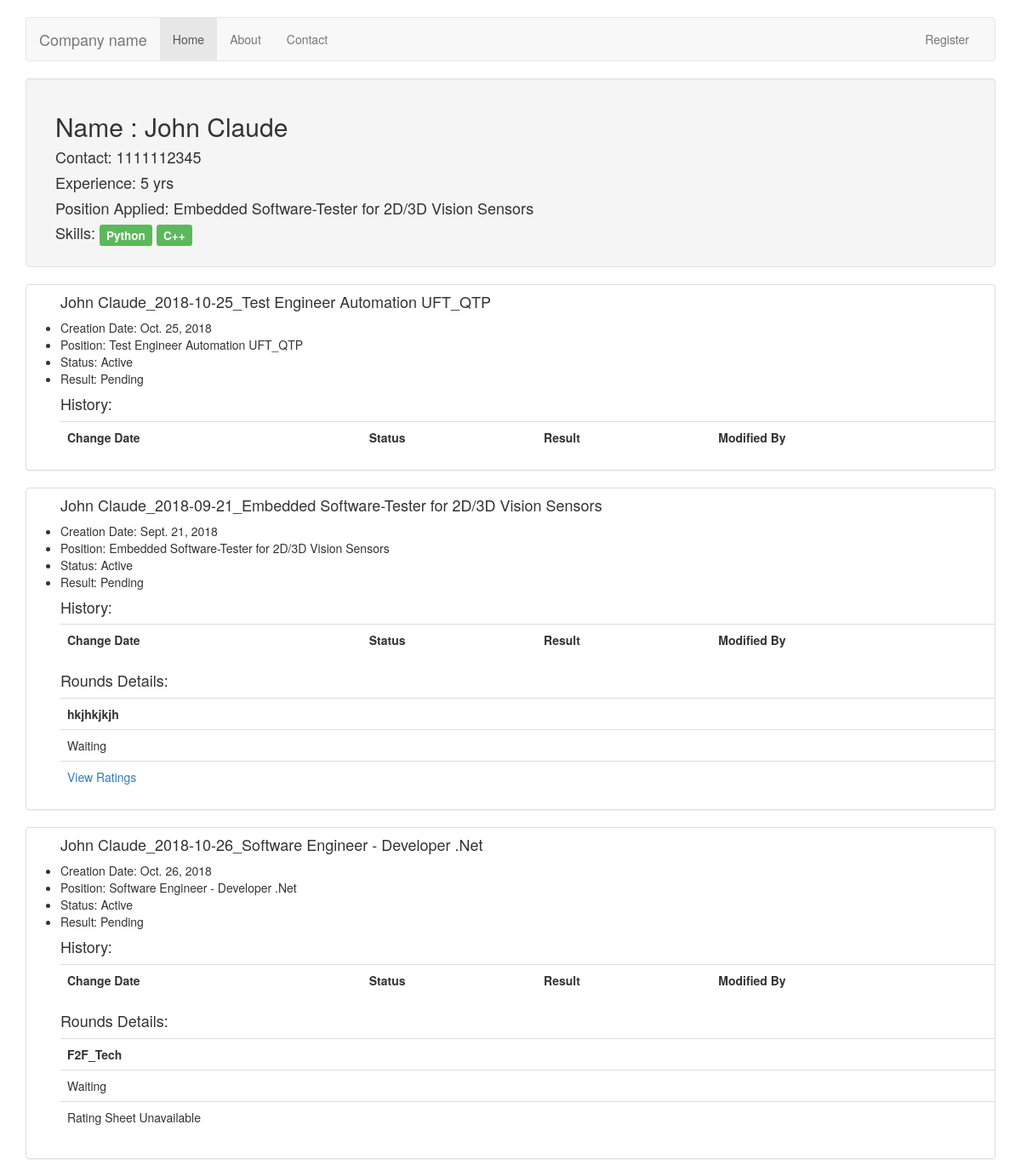
Page /candidateDetails/5/ on the committed database.
### Evaluator/models.py (models this page shows, shortened)
class Candidate(models.Model):
    name = models.CharField(max_length=40)
    contact_validator = RegexValidator(regex='\d+')
    contact_primary = models.CharField(max_length=20, validators=[contact_validator], null=True)
    experience = models.PositiveIntegerField()
    position_applied = models.ForeignKey(Position)
    vendor = models.ForeignKey(Vendor, null=True)
    skill = models.ManyToManyField(Skill)
    created_at = models.DateTimeField(default=timezone.now, editable=False)
    def __str__(self):  # __unicode__ on Python 2
        return self.name

class Position(models.Model):
    name = models.CharField(max_length=50)
    id_code = models.CharField(max_length=10)
    exp_needed = models.PositiveIntegerField(default=0)
    technology = models.TextField(default='')
    location = models.CharField(max_length=100, default='Pune')
    rating_sheet = models.ForeignKey(RatingSheet, null=True)
    type_choices = (
        ('P', 'Permanent'),
        ('T', 'Temporary'),
        ('I', 'Intern'),
                     )
    j_type = models.CharField( # This field can be shown in template as get_status_display
                        max_length=1,
                        choices=type_choices,
                        default='P'
                             )
    def __str__(self):  # __unicode__ on Python 2
        return self.name

class Skill(models.Model):
    name = models.CharField('Name', max_length=20)
    position = models.ManyToManyField(Position)

class Interview(models.Model):
    candidate = models.ForeignKey(Candidate)
    date = models.DateField()
    position = models.ForeignKey(Position)
    question_set = models.ForeignKey(QuestionSet, null=True, blank=True)
    history = HistoricalRecords()
    status_choices = (
        ('AC', 'Active'),
        ('CN', 'Cancelled'),
        ('FN', 'Finished'),
                     )
    status = models.CharField( # This field can be shown in template as get_status_display
                        max_length=2,
                        choices=status_choices,
                        default='AC'
                             )
    result_choices = (
        ('S', 'Selected'),
        ('R', 'Rejected'),
        ('J', 'Joined'),
        ('DNJ', 'Did Not Join'),
        ('TBD', 'Pending'),
                    )
    result = models.CharField( # This field can be shown in template as get_result_display
        max_length=3,
        choices=result_choices,
        default='TBD'
    )
    def __str__(self):  # __unicode__ on Python 2
        return "{0}_{1}_{2}".format(self.candidate, str(self.date), self.position)

class Round(models.Model):
    name = models.CharField(max_length=100)
    date = models.DateField()
    contact_time = models.TimeField(default=timezone.now)
    assignee = models.ForeignKey(User)
    interview = models.ForeignKey(Interview)
    created_at = models.DateTimeField(default=datetime.now, editable=False)
    modified_on = models.DateTimeField(default=datetime.now, editable=False)
    comments = models.CharField(max_length=300, default='', null=True, blank=True)
    type_choices = (
        ('U', 'Undecided'),
        ('F2F', 'Face to Face'),
        ('SKYPE', 'Skype Call'),
        ('TP', 'Telephonic'),
        ('VC', 'Client Video Call'),
        ('FD', 'Final Discussion'),
        ('HR', 'HR Discussion'),
        ('Other', 'Other Types'),
                    )
    round_type = models.CharField( # This field can be shown in template as get_status_display
                        max_length=10,
                        choices=type_choices,
                        default='U'
                             )
    result_choice = (
        ('ADV', 'Advanced'),
        ('RJ', 'Rejected'),
        ('CN', 'Cancelled'),
        ('DNA', 'Did Not Appear'),
        ('DNO', 'Did Not Accept Offer'),
        ('RS', 'Rescheduled'),
        ('W', 'Waiting'),
        ('S', 'Selected'),
        ('OH', 'On Hold'),
                    )
    result = models.CharField( # This field can be shown in template as get_status_display
                        max_length=5,
                        choices=result_choice,
                        default='W'
                             )

### Evaluator/views.py (the view)
# urls.py: url(r'^candidateDetails/(?P<candidate_pk>\d+)/$', views.candi_details, name='candi_details'),
def candi_details(request, candidate_pk):
    candidate = Candidate.objects.get(pk=candidate_pk)
    interviews = Interview.objects.filter(candidate=candidate)
    args = {'candidate': candidate, 'interviews': interviews}
    return render(request, 'candi_details.html', args)

### Evaluator/templates/candi_details.html (shortened to what this page needs)
{% extends 'base.html' %}
{% block content %}
<div class="well">
    <div class="container">
<h2>Name : {{ candidate.name }}</h2>
<h4>Contact: {{ candidate.contact_primary }}</h4>
<h4>Experience: {{ candidate.experience }} yrs </h4>
<h4>Position Applied: {{ candidate.position_applied }}</h4>
<h4>Skills:
    {% for skill in candidate.skill.all %}
        <span class="label label-success">{{ skill.name }}</span>
    {% endfor %}
</h4>
</div>
</div>
{% for interview in interviews %}
    <div class="panel panel-default">
        <ul>
            <h4>{{ interview }}</h4>
            <li>Creation Date: {{ interview.date }}</li>
            <li>Position: {{ interview.position }}</li>
            <li>Status: {{ interview.get_status_display }}</li>
            <li>Result: {{ interview.get_result_display }}</li>
            <h4 class="mt-3">History:</h4>
        <table class="table">
            <tr>
                <th>Change Date</th>
                <th>Status</th>
                <th>Result</th>
                <th>Modified By</th>
            </tr>
        </table>
        {% if interview.round_set.all %}
            <h4>Rounds Details: </h4>
            <table class="table">
                <tr>
                {% for round in interview.round_set.all %}
                    <th>{{ round.name }}</th>
                {% endfor %}
                </tr>
                <tr>
                {% for round in interview.round_set.all %}
                    <td>{{ round.get_result_display }}</td>
                {% endfor %}
                </tr>
                <tr>
                {% for round in interview.round_set.all %}
                    {% if round.interviewratingsheet %}
                        <td><a href={% url 'Evaluator:rating_details' round.interviewratingsheet.pk %}>View Ratings</a></td>
                    {% else %}
                        <td><p>Rating Sheet Unavailable</p></td>
                    {% endif %}
                {% endfor %}
                </tr>
            </table>
        {% endif %}
        </ul>
    </div>
{% endfor %}
{% endblock %}

### Evaluator/templates/base.html (shortened to what this page needs)
<!DOCTYPE html>
<html lang="en">
{% load static %}
<head>
    <link rel="stylesheet" href="https://maxcdn.bootstrapcdn.com/bootstrap/3.3.7/css/bootstrap.min.css" >
</head>
<body>
    <br>
    <div class="container">
        <nav class="navbar navbar-default">
          <div class="container-fluid">
              <div class="navbar-header">
                  <a class="navbar-brand" href="">Company name</a>
              </div>
              <div id="navbar" class="navbar-collapse collapse">
                  {% if user.is_authenticated %}
                      <ul class="nav navbar-nav">
                        <li class="active"><a href="/profile">Home</a></li>
                        <li><a href="/profile/edit">Edit Profile</a></li>
                        <li class="dropdown"><a href="#" class="dropdown-toggle" data-toggle="dropdown" role="button" aria-haspopup="true" aria-expanded="false">Tools <span class="caret"></span></a>
                          <ul class="dropdown-menu">
                            <li><a href="#">Candidate Tools</a></li>
                            <li><a href="#">Question Tools</a></li>
                            <li><a href="#">Interview Tools</a></li>
                            <li role="separator" class="divider"></li>
                            <li><a href="#">Raise Ticket</a></li>
                            <li role="separator" class="divider"></li>
                            <li><a href="#">Calendar</a></li>
                          </ul>
                        </li>
                        <li><a href="{% url 'Evaluator:question_list' %}">Question</a></li>
                      </ul>
              <div class="nav navbar-nav">
                  <form class="navbar-form" role="search" action="{% url 'Evaluator:globalsearch' %}" method="get">
                    <div class="input-group">
                        <input type="text" class="form-control" placeholder="Search" name="searchKeyword" id="searchKeyword">
                        <div class="input-group-btn">
                            <button class="btn btn-default" type="submit"><i class="glyphicon glyphicon-search"></i></button>
                        </div>
                    </div>
                  </form>
              </div>
                    <ul class="nav navbar-nav pull-right">
                      <li><a href="/logout">LogOut</a></li>
                    </ul>
                      {% else %}
                      <ul class="nav navbar-nav">
                      <li class="active"><a href="/">Home</a></li>
                      <li><a href="#">About</a></li>
                      <li><a href="#">Contact</a></li>
                    </ul>
                    <ul class="nav navbar-nav navbar-right">
                      <li><a href="/register">Register</a></li>
                    </ul>
                      {% endif %}
                  </div>
                </div>
              </nav>
                </div>
    <div class="container">
    {% block content %}{% endblock %}
    </div>
</body>
</html>

### rows in the picture
Candidate: name "John Claude", contact_primary "1111112345", experience "5", position_applied "Embedded Software-Tester for 2D/3D Vision Sensors"
Skill: name "Python"
Skill: name "C++"
Interview: candidate+date+position "John Claude_2018-10-25_Test Engineer Automation UFT_QTP", date "Oct. 25, 2018", position "Test Engineer Automation UFT_QTP", status "Active", result "Pending"
Interview: candidate+date+position "John Claude_2018-09-21_Embedded Software-Tester for 2D/3D Vision Sensors", date "Sept. 21, 2018", position "Embedded Software-Tester for 2D/3D Vision Sensors", status "Active", result "Pending"
Round: name "hkjhkjkjh", result "Waiting", shows "View Ratings"
Interview: candidate+date+position "John Claude_2018-10-26_Software Engineer - Developer .Net", date "Oct. 26, 2018", position "Software Engineer - Developer .Net", status "Active", result "Pending"
Round: name "F2F_Tech", result "Waiting", shows "Rating Sheet Unavailable"
